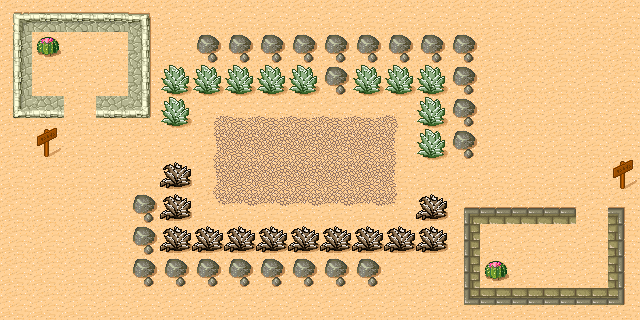

Below is a game level as drawn by its tile map, then a one-line description and the .tmx that defines it (tile-layer data replaced by summaries):
An orthogonal 20x10 tile map with 32x32 px tiles, 1 tile layer (Background) and 1 object (SpawnPoint).

<map version="1.0" orientation="orthogonal" renderorder="right-down" width="20" height="10" tilewidth="32" tileheight="32" nextobjectid="4">
 <tileset firstgid="1" name="TestDesert" tilewidth="32" tileheight="32" spacing="1" margin="1" tilecount="48" columns="8">
  <image source="tmw_desert_spacing.png" width="265" height="199" />
 </tileset>
 <layer name="Background" width="20" height="10">
  <data>[200 cells, 200 non-empty, 31 distinct tile ids]</data>
 </layer>
 <objectgroup name="Objects">
  <object id="3" name="SpawnPoint" x="80" y="176" />
 </objectgroup>
</map>
